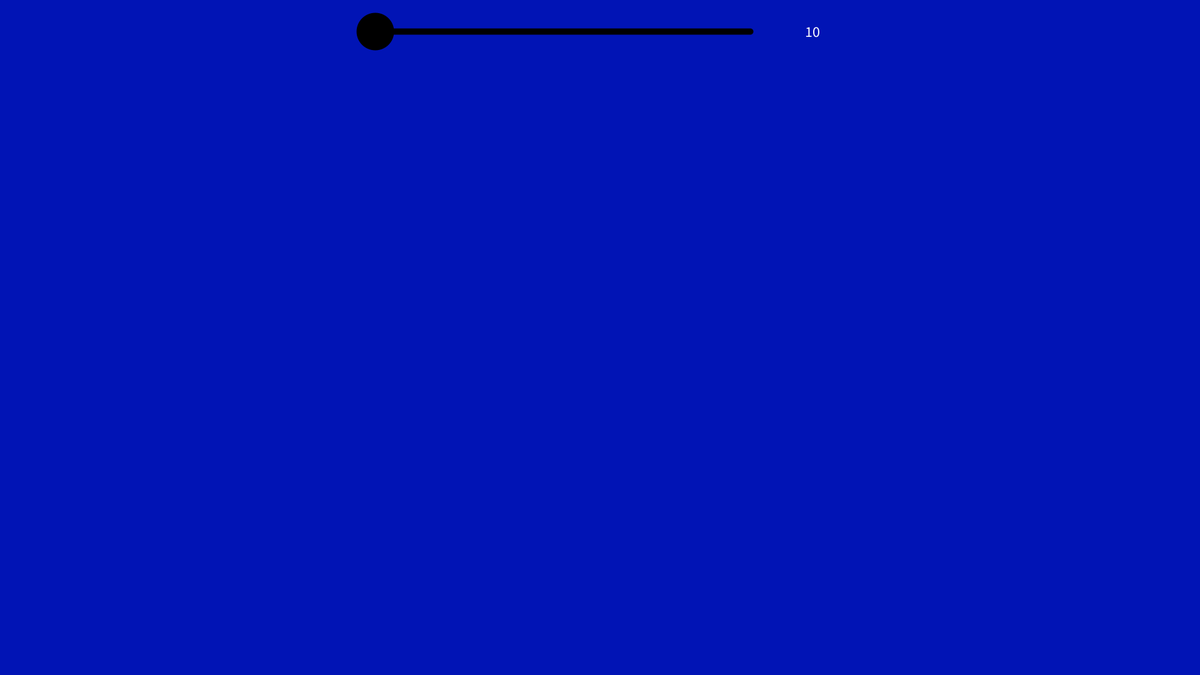
Frame 1 (no input)
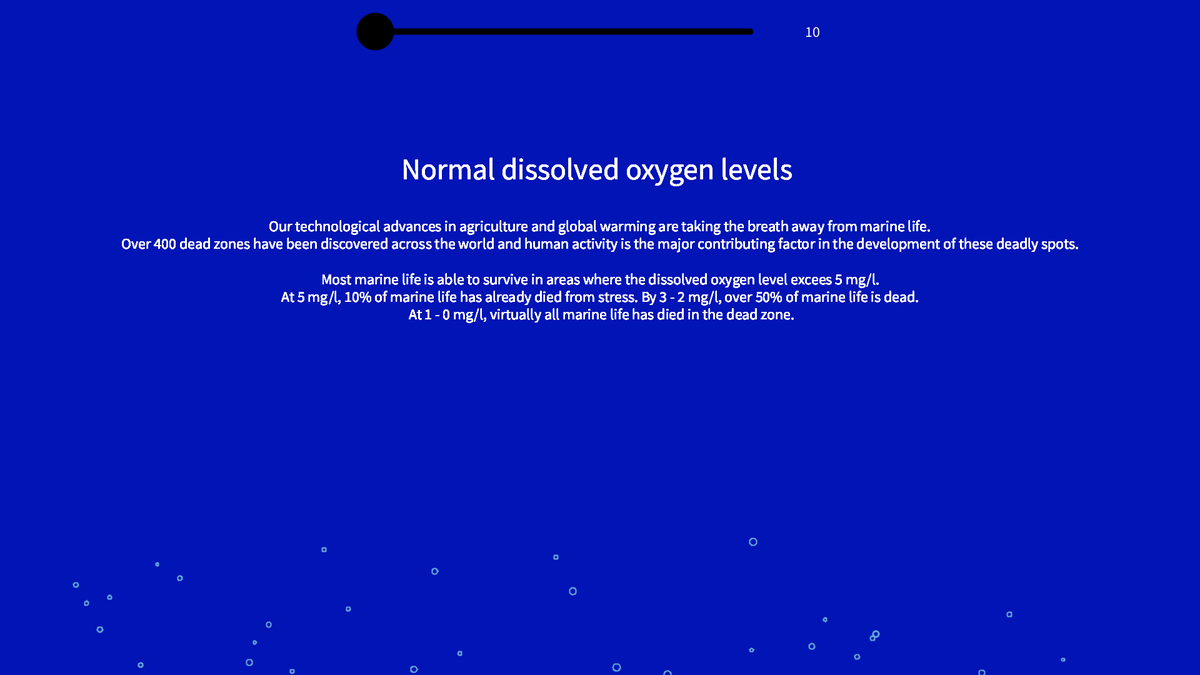
Frame 60 (the mouse pressed at the canvas centre just before this capture)
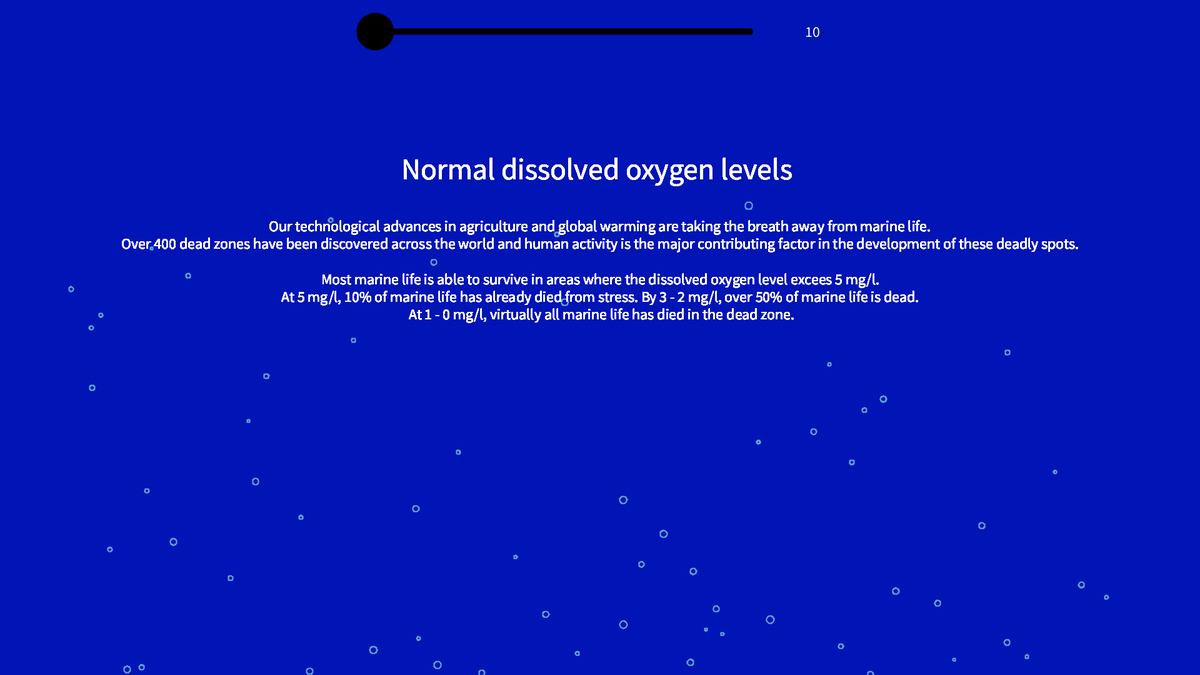
Frame 120 (the mouse held since frame 60 and released just before this capture)

The Processing sketch that drew these frames (run headless with seeded random() and noise(); from frame 60 on, the mouse is pressed at the canvas centre):

// Processing sketch: javierSaldana_Assignment4
// ── javierSaldana_Assignment4.pde
float bubbleCountCurrent = 0;
int bubbleCount = 99999;
float[] x = new float[bubbleCount];
float[] y = new float[bubbleCount];
int sideCount = 50;
float[] radius = new float[bubbleCount];
float[] speedX = new float[bubbleCount];
float[] speedY = new float[bubbleCount];
float[] gravity = new float[bubbleCount];
float[] damping = new float[bubbleCount];
float[] friction = new float[bubbleCount];

static final String normStatus = "Normal dissolved oxygen levels ";
static final String sublethalStatus = "Sub-lethal dissolved oxygen levels";
static final String hypoxiaStatus = "Deadly dissolved oxygen levels";
static final String deadZoneStatus = "Minimal to none dissolved oxygen levels";

static final float normO2 = 0.5;
static final float sublethalO2 = 0.1;
static final float hypoxiaO2 = 0.05;
static final float deadZoneO2 = 0;

float currentO2lvl = normO2;
String currentStatus = normStatus;
String explaination = "Our technological advances in agriculture and global warming are taking the breath away from marine life.\nOver 400 dead zones have been discovered across the world and human activity is the major contributing factor in the development of these deadly spots.\n\nMost marine life is able to survive in areas where the dissolved oxygen level excees 5 mg/l.\nAt 5 mg/l, 10% of marine life has already died from stress. By 3 - 2 mg/l, over 50% of marine life is dead.\n At 1 - 0 mg/l, virtually all marine life has died in the dead zone.";

void setup() {
  size(1920, 1080);
  for( int i=0; i< bubbleCount; i += 1) {
    x[i] = random(100,width-100);
    y[i] = height-1;
    speedX[i] = random(-.25,.25);
    speedY[i] = random(-1,-3);
    radius[i] = random(1, 3);
    gravity[i] = -0.09;
    damping[i] = 10;
    friction[i] = .77;
  }
}

void draw() {
  background(1,20,181);
  
  drawSlider();
  
  strokeWeight(1);
  stroke(0);  
  
  if (sliderValue == 0)
  {
    currentO2lvl = deadZoneO2;
    currentStatus = deadZoneStatus;
  }
  else if(sliderValue <= 3)
  {
    currentO2lvl = hypoxiaO2;
    currentStatus = hypoxiaStatus;
  }
  else if(sliderValue <= 5)
  {
    currentO2lvl = sublethalO2;
    currentStatus = sublethalStatus;
  }
  else
  {
    currentO2lvl = normO2;
    currentStatus = normStatus;
  }

  for( int i=0; i< bubbleCountCurrent; i += 1) {
  bubbles(x[i], y[i], radius[i], sideCount, 2, color(103, 173, 219));
  x[i] += speedX[i];
  speedY[i] += gravity[i];
  y[i] += speedY[i];
  
  textSize(48);
  text(currentStatus, width/2, height / 4);
  
  textSize(24);
  text(explaination, width/2, height / 2.5);
  
  checkCollisions(i);
  }
  if(bubbleCountCurrent < bubbleCount - currentO2lvl){
   bubbleCountCurrent += currentO2lvl; 
  }
}

void checkCollisions(int i) {
 if (x[i] > width - radius[i]) {
   x[i] = width - radius[i];
   speedX[i] = speedX[i] * -1;
 }
 
 if (x[i] < radius[i]){
 x[i] = radius[i];
 speedX[i] = speedX[i] * -1;
 }
}

void mouseDragged()
{
  moveSlider(mouseX, mouseY);
}

void mouseMoved()
{
 hoverSlider(mouseX, mouseY); 
}

// O2 threshold rates obtained from:
// https://www.pnas.org/content/105/40/15452

// Basis for code adapted from Async material - particle example

// ── Bubbles.pde
void bubbles(float x, float y, float radius, int sides, float strokeWt, color strokeCol) {;
  float theta = 0;
  strokeWeight(strokeWt);
  float rotAmount = TWO_PI/sides;
  stroke(strokeCol);
  noFill();
  beginShape();
  float x2=0, y2=0;
  for(int i = 0; i < sides; i+= 1){
    x2 = x + cos(theta)*radius*2;
    y2 = y + sin(theta)*radius*2;
    vertex(x2, y2);
    theta += rotAmount;
  }
  endShape(CLOSE);
}

// ── Slider.pde
int sliderWidth = width + 500;
int sliderValue = 10;
String sliderValText = sliderValue + " mg/l";
int selectorDiameter = 30;
int selectorWeight = 30;

PVector sliderPosition = new PVector(600, 50);
PVector selectorPosition = new PVector(sliderPosition.x, sliderPosition.y);

void moveSlider(int x, int y)
{
  float distance = dist(x, y, selectorPosition.x, selectorPosition.y);
  if(distance <= selectorDiameter/2)
  {
    selectorPosition.x = x;
    if(selectorPosition.x < sliderPosition.x)
    {
      selectorPosition.x = sliderPosition.x;
    }
    else if(selectorPosition.x > sliderPosition.x + sliderWidth)
    {
      selectorPosition.x = sliderPosition.x + sliderWidth;
    }
    
    sliderValue = (int)map(selectorPosition.x, sliderPosition.x, sliderPosition.x + sliderWidth, 10, 0);
  }
}

void hoverSlider(int x, int y)
{
  float distance = dist(x, y, selectorPosition.x, selectorPosition.y);
  selectorWeight = distance <= selectorDiameter/2 ? 3 : 1;
}

void drawSlider()
{
  stroke(0);
  fill(255);
  strokeWeight(10);
  line(sliderPosition.x, sliderPosition.y, sliderPosition.x + sliderWidth, sliderPosition.y);
  
  strokeWeight(selectorWeight);
  ellipse(selectorPosition.x, selectorPosition.y, selectorDiameter, selectorDiameter);
  
  fill(255);
  textSize(24);
  textAlign(CENTER, CENTER);
  text(sliderValue, sliderPosition.x + sliderWidth + 100, sliderPosition.y);
}

// Code adapted from:
// https://raw.githubusercontent.com/juanibarral/smu_vis_of_info/master/workspace/Sketch_004_conditionals/Slider.pde
